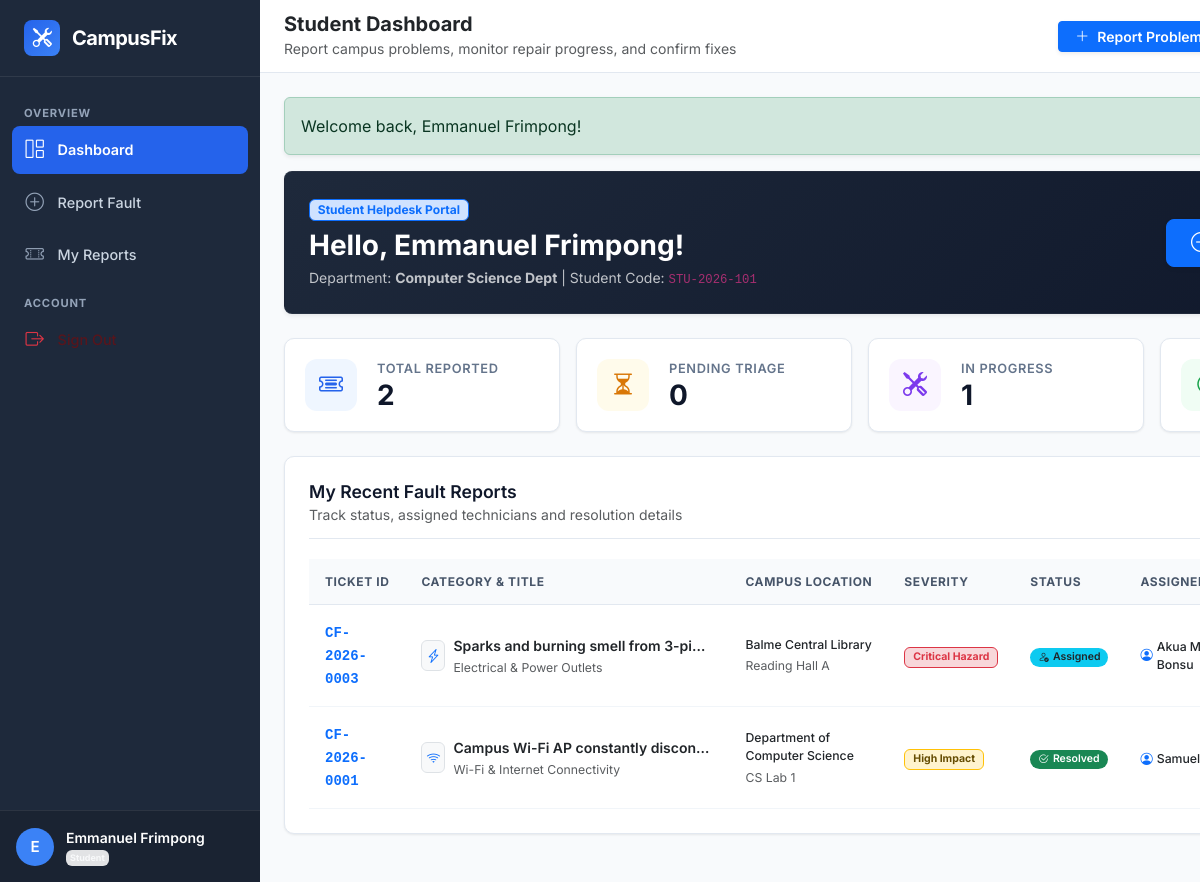
The app's page /student/dashboard.php (signed in) with its own data.
### tables this page shows
CREATE TABLE `tickets` (
  `id` INT UNSIGNED NOT NULL AUTO_INCREMENT,
  `ticket_number` VARCHAR(30) NOT NULL COMMENT 'Human-readable unique ID, e.g., CF-2026-0001',
  `reporter_id` INT UNSIGNED NOT NULL,
  `category_id` INT UNSIGNED NOT NULL,
  `location_id` INT UNSIGNED NOT NULL,
  `location_details` VARCHAR(255) DEFAULT NULL COMMENT 'Extra specific notes e.g. Near 3rd window from left',
  `title` VARCHAR(200) NOT NULL,
  `description` TEXT NOT NULL,
  `severity` ENUM('low', 'medium', 'high', 'critical') NOT NULL DEFAULT 'medium',
  `priority` ENUM('low', 'medium', 'high', 'urgent') NOT NULL DEFAULT 'medium',
  `status` ENUM('pending', 'assigned', 'in_progress', 'resolved', 'closed', 'reopened', 'cancelled') NOT NULL DEFAULT 'pending',
  `assigned_to` INT UNSIGNED DEFAULT NULL COMMENT 'Technician currently assigned',
  `assigned_at` DATETIME DEFAULT NULL,
  `resolved_at` DATETIME DEFAULT NULL,
  `closed_at` DATETIME DEFAULT NULL,
  `resolution_notes` TEXT DEFAULT NULL COMMENT 'Summary of repair work done by technician',
  `satisfaction_rating` TINYINT UNSIGNED DEFAULT NULL COMMENT '1 to 5 star rating by student reporter upon resolution',
  `satisfaction_feedback` TEXT DEFAULT NULL,
  `billing_amount` DECIMAL(10,2) NOT NULL DEFAULT 0.00 COMMENT 'Repair/Material surcharge if billable',
  `billing_description` VARCHAR(255) DEFAULT NULL COMMENT 'Reason for surcharge (e.g. Replacement Lamp/Cable)',
  `payment_status` ENUM('not_required', 'pending', 'paid', 'waived') NOT NULL DEFAULT 'not_required',
  `created_at` DATETIME NOT NULL DEFAULT CURRENT_TIMESTAMP,
  `updated_at` DATETIME NOT NULL DEFAULT CURRENT_TIMESTAMP ON UPDATE CURRENT_TIMESTAMP,
  PRIMARY KEY (`id`),
  UNIQUE KEY `uk_tickets_ticket_number` (`ticket_number`),
  KEY `idx_tickets_reporter` (`reporter_id`),
  KEY `idx_tickets_assigned_to` (`assigned_to`),
  KEY `idx_tickets_category` (`category_id`),
  KEY `idx_tickets_location` (`location_id`),
  KEY `idx_tickets_status` (`status`),
  KEY `idx_tickets_payment_status` (`payment_status`),
  KEY `idx_tickets_severity` (`severity`),
  KEY `idx_tickets_priority` (`priority`),
  KEY `idx_tickets_created_at` (`created_at`),
  CONSTRAINT `fk_tickets_reporter` FOREIGN KEY (`reporter_id`) REFERENCES `users` (`id`) ON UPDATE CASCADE,
  CONSTRAINT `fk_tickets_assigned_to` FOREIGN KEY (`assigned_to`) REFERENCES `users` (`id`) ON DELETE SET NULL ON UPDATE CASCADE,
  CONSTRAINT `fk_tickets_category` FOREIGN KEY (`category_id`) REFERENCES `categories` (`id`) ON UPDATE CASCADE,
  CONSTRAINT `fk_tickets_location` FOREIGN KEY (`location_id`) REFERENCES `campus_locations` (`id`) ON UPDATE CASCADE
);

CREATE TABLE `categories` (
  `id` INT UNSIGNED NOT NULL AUTO_INCREMENT,
  `name` VARCHAR(100) NOT NULL,
  `slug` VARCHAR(100) NOT NULL,
  `description` TEXT DEFAULT NULL,
  `department_in_charge` VARCHAR(100) DEFAULT 'General Services',
  `icon` VARCHAR(50) DEFAULT 'bi-gear' COMMENT 'Bootstrap Icon class name',
  `color_code` VARCHAR(20) DEFAULT '#0d6efd' COMMENT 'Hex color code for UI badges',
  `is_active` TINYINT(1) NOT NULL DEFAULT 1,
  `created_at` DATETIME NOT NULL DEFAULT CURRENT_TIMESTAMP,
  PRIMARY KEY (`id`),
  UNIQUE KEY `uk_categories_name` (`name`),
  UNIQUE KEY `uk_categories_slug` (`slug`),
  KEY `idx_categories_is_active` (`is_active`)
);

CREATE TABLE `campus_locations` (
  `id` INT UNSIGNED NOT NULL AUTO_INCREMENT,
  `building_name` VARCHAR(100) NOT NULL,
  `building_code` VARCHAR(20) NOT NULL,
  `floor` VARCHAR(50) NOT NULL COMMENT 'Ground Floor, 1st Floor, 2nd Floor, etc.',
  `room_number` VARCHAR(50) DEFAULT NULL COMMENT 'Room CS-101, Reading Hall A, etc.',
  `area_description` VARCHAR(255) DEFAULT NULL,
  `is_active` TINYINT(1) NOT NULL DEFAULT 1,
  `created_at` DATETIME NOT NULL DEFAULT CURRENT_TIMESTAMP,
  PRIMARY KEY (`id`),
  KEY `idx_locations_building_code` (`building_code`),
  KEY `idx_locations_is_active` (`is_active`)
);

CREATE TABLE `users` (
  `id` INT UNSIGNED NOT NULL AUTO_INCREMENT,
  `user_code` VARCHAR(30) NOT NULL COMMENT 'Unique identifier (e.g., ADM-2026-001, TECH-2026-001, STU-2026-101)',
  `full_name` VARCHAR(100) NOT NULL,
  `email` VARCHAR(150) NOT NULL,
  `phone` VARCHAR(25) DEFAULT NULL,
  `password_hash` VARCHAR(255) NOT NULL,
  `role` ENUM('student', 'technician', 'admin') NOT NULL DEFAULT 'student',
  `department` VARCHAR(100) DEFAULT NULL COMMENT 'Academic department or technical unit',
  `status` ENUM('active', 'inactive', 'suspended') NOT NULL DEFAULT 'active',
  `avatar` VARCHAR(255) DEFAULT NULL COMMENT 'Path to profile image or avatar',
  `reset_token` VARCHAR(100) DEFAULT NULL,
  `reset_token_expires_at` DATETIME DEFAULT NULL,
  `created_at` DATETIME NOT NULL DEFAULT CURRENT_TIMESTAMP,
  `updated_at` DATETIME NOT NULL DEFAULT CURRENT_TIMESTAMP ON UPDATE CURRENT_TIMESTAMP,
  PRIMARY KEY (`id`),
  UNIQUE KEY `uk_users_user_code` (`user_code`),
  UNIQUE KEY `uk_users_email` (`email`),
  KEY `idx_users_role_status` (`role`, `status`)
);

### includes/auth_guard.php (called while the page is built, shortened)
<?php
function current_user(): ?array
{
    return $_SESSION['user'] ?? null;
}

### student/dashboard.php (the view, shortened to what this page needs)
<?php
require_once __DIR__ . '/../includes/auth_guard.php';
require_once __DIR__ . '/../includes/functions.php';
$user = current_user();
$totalReports = 0;
$pendingReports = 0;
$inProgressReports = 0;
$recentTickets = [];
try {
    $pdo = get_db_connection();
    $metricStmt = $pdo->prepare("
        SELECT
            COUNT(*) as total,
            SUM(CASE WHEN status = 'pending' THEN 1 ELSE 0 END) as pending_cnt,
            SUM(CASE WHEN status IN ('assigned', 'in_progress', 'reopened') THEN 1 ELSE 0 END) as in_progress_cnt,
            SUM(CASE WHEN status IN ('resolved', 'closed') THEN 1 ELSE 0 END) as resolved_cnt
        FROM tickets
        WHERE reporter_id = ?
    ");
    $metricStmt->execute([$user['id']]);
    $metrics = $metricStmt->fetch();
    $totalReports = (int) ($metrics['total'] ?? 0);
    $pendingReports = (int) ($metrics['pending_cnt'] ?? 0);
    $inProgressReports = (int) ($metrics['in_progress_cnt'] ?? 0);
    $ticketStmt = $pdo->prepare("
        SELECT t.*, c.name as category_name, c.icon as category_icon, c.color_code as category_color,
               l.building_name, l.room_number,
               u.full_name as technician_name
        FROM tickets t
        JOIN categories c ON t.category_id = c.id
        JOIN campus_locations l ON t.location_id = l.id
        LEFT JOIN users u ON t.assigned_to = u.id
        WHERE t.reporter_id = ?
        ORDER BY t.created_at DESC
        LIMIT 8
    ");
    $ticketStmt->execute([$user['id']]);
    $recentTickets = $ticketStmt->fetchAll();
} catch (Exception $e) {
    flash_message('danger', 'Unable to query database: ' . $e->getMessage());
}
include_once INCLUDES_PATH . 'header.php';
include_once INCLUDES_PATH . 'sidebar.php';
?>
<div class="d-flex flex-column flex-1 w-100">
    <?php include_once INCLUDES_PATH . 'navbar.php'; ?>
    <div class="container-fluid px-0">
        <div class="p-4 rounded-3 mb-4 text-white shadow-sm" style="background: linear-gradient(135deg, #1e293b 0%, #0f172a 100%); border: 1px solid rgba(255,255,255,0.05);">
            <div class="row align-items-center g-3">
                <div class="col-lg-8">
                    <span class="badge bg-primary-subtle text-primary border border-primary mb-2">Student Helpdesk Portal</span>
                    <h3 class="fw-bold mb-1">Hello, <?= htmlspecialchars($user['full_name']) ?>!</h3>
                    <p class="text-light opacity-75 mb-0 small">
                        Department: <strong><?= htmlspecialchars($user['department'] ?? 'General Student') ?></strong> | Student Code: <code><?= htmlspecialchars($user['user_code']) ?></code>
                    </p>
                </div>
                <div class="col-lg-4 text-lg-end">
                    <a href="<?= BASE_URL ?>student/report-fault.php" class="btn btn-primary btn-lg fw-semibold shadow-sm px-4">
                        <i class="bi bi-plus-circle me-1"></i> Report New Fault
                    </a>
                </div>
            </div>
        </div>
        <div class="row g-3 mb-4">
            <div class="col-sm-6 col-xl-3">
                <div class="kpi-card">
                    <div class="kpi-icon blue"><i class="bi bi-ticket-detailed"></i></div>
                    <div class="kpi-content">
                        <h6>Total Reported</h6>
                        <div class="kpi-value"><?= $totalReports ?></div>
                    </div>
                </div>
            </div>
            <div class="col-sm-6 col-xl-3">
                <div class="kpi-card">
                    <div class="kpi-icon amber"><i class="bi bi-hourglass-split"></i></div>
                    <div class="kpi-content">
                        <h6>Pending Triage</h6>
                        <div class="kpi-value"><?= $pendingReports ?></div>
                    </div>
                </div>
            </div>
            <div class="col-sm-6 col-xl-3">
                <div class="kpi-card">
                    <div class="kpi-icon purple"><i class="bi bi-tools"></i></div>
                    <div class="kpi-content">
                        <h6>In Progress</h6>
                        <div class="kpi-value"><?= $inProgressReports ?></div>
                    </div>
                </div>
            </div>
            <div class="col-sm-6 col-xl-3">
                <div class="kpi-card">
                    <div class="kpi-icon green"><i class="bi bi-check2-circle"></i></div>
                </div>
            </div>
        </div>
        <div class="cf-card">
            <div class="cf-card-header">
                <div>
                    <h5 class="cf-card-title">My Recent Fault Reports</h5>
                    <small class="text-muted">Track status, assigned technicians and resolution details</small>
                </div>
            </div>
            <?php if (empty($recentTickets)): ?>
                <div class="empty-state">
                    <div class="empty-state-icon"><i class="bi bi-clipboard2-check"></i></div>
                    <h5 class="empty-state-title">No Maintenance Reports Filed Yet</h5>
                    <p class="empty-state-text">
                        Notice an IT fault or physical damage on campus? Click the button below to alert our technical service teams.
                    </p>
                    <a href="<?= BASE_URL ?>student/report-fault.php" class="btn btn-primary fw-semibold">
                        <i class="bi bi-plus-lg me-1"></i> Report a Problem
                    </a>
                </div>
            <?php else: ?>
                <div class="table-responsive">
                    <table class="cf-table">
                        <thead>
                            <tr>
                                <th>Ticket ID</th>
                                <th>Category & Title</th>
                                <th>Campus Location</th>
                                <th>Severity</th>
                                <th>Status</th>
                                <th>Assigned Tech</th>
                            </tr>
                        </thead>
                        <tbody>
                            <?php foreach ($recentTickets as $ticket): ?>
                                <tr>
                                    <td>
                                        <a href="<?= BASE_URL ?>student/ticket-details.php?id=<?= $ticket['id'] ?>" class="fw-bold text-primary font-monospace text-decoration-none">
                                            <?= htmlspecialchars($ticket['ticket_number']) ?>
                                        </a>
                                    </td>
                                    <td>
                                        <div class="d-flex align-items-center gap-2">
                                            <span class="p-1 rounded-2 bg-light border text-primary">
                                                <i class="bi <?= htmlspecialchars($ticket['category_icon']) ?>"></i>
                                            </span>
                                            <div>
                                                <div class="fw-semibold text-dark text-truncate" style="max-width: 260px;">
                                                    <?= htmlspecialchars($ticket['title']) ?>
                                                </div>
                                                <small class="text-muted"><?= htmlspecialchars($ticket['category_name']) ?></small>
                                            </div>
                                        </div>
                                    </td>
                                    <td>
                                        <div class="text-dark small fw-medium"><?= htmlspecialchars($ticket['building_name']) ?></div>
                                        <small class="text-muted"><?= htmlspecialchars($ticket['room_number'] ?? 'General Area') ?></small>
                                    </td>
                                    <td><?= render_severity_badge($ticket['severity']) ?></td>
                                    <td><?= render_status_badge($ticket['status']) ?></td>
                                    <td>
                                        <?php if (!empty($ticket['technician_name'])): ?>
                                            <span class="small text-dark fw-medium d-inline-flex align-items-center gap-1">
                                                <i class="bi bi-person-circle text-primary"></i> <?= htmlspecialchars($ticket['technician_name']) ?>
                                            </span>
                                        <?php else: ?>
                                            <span class="text-muted small fst-italic">Awaiting Assignment</span>
                                        <?php endif; ?>
                                    </td>
                                </tr>
                            <?php endforeach; ?>
                        </tbody>
                    </table>
                </div>
            <?php endif; ?>
        </div>
    </div>
</div>
<?php include_once INCLUDES_PATH . 'footer.php'; ?>

### includes/functions.php (shortened to what this page needs)
<?php
require_once __DIR__ . '/auth_guard.php';
function render_status_badge(string $status): string
{
    $statusMap = [
        'pending'     => ['class' => 'bg-warning text-dark', 'icon' => 'bi-clock-history', 'label' => 'Pending'],
        'assigned'    => ['class' => 'bg-info text-dark',    'icon' => 'bi-person-check',  'label' => 'Assigned'],
        'in_progress' => ['class' => 'bg-primary text-white', 'icon' => 'bi-tools',         'label' => 'In Progress'],
        'resolved'    => ['class' => 'bg-success text-white', 'icon' => 'bi-check2-circle', 'label' => 'Resolved'],
        'closed'      => ['class' => 'bg-secondary text-white', 'icon' => 'bi-lock',        'label' => 'Closed'],
        'reopened'    => ['class' => 'bg-danger text-white',  'icon' => 'bi-arrow-clockwise', 'label' => 'Reopened'],
        'cancelled'   => ['class' => 'bg-dark text-white',    'icon' => 'bi-x-circle',      'label' => 'Cancelled']
    ];
    $cfg = $statusMap[strtolower($status)] ?? ['class' => 'bg-secondary text-white', 'icon' => 'bi-question-circle', 'label' => ucfirst($status)];
    return sprintf(
        '<span class="badge %s px-2 py-1 rounded-pill fw-semibold d-inline-flex align-items-center gap-1"><i class="bi %s"></i> %s</span>',
        $cfg['class'],
        $cfg['icon'],
        htmlspecialchars($cfg['label'])
    );
}
function render_severity_badge(string $severity): string
{
    $map = [
        'low'      => ['class' => 'border border-secondary text-secondary', 'label' => 'Low Impact'],
        'medium'   => ['class' => 'border border-primary text-primary',       'label' => 'Medium Impact'],
        'high'     => ['class' => 'border border-warning text-warning-emphasis bg-warning-subtle', 'label' => 'High Impact'],
        'critical' => ['class' => 'border border-danger text-danger bg-danger-subtle fw-bold',   'label' => 'Critical Hazard']
    ];
    $cfg = $map[strtolower($severity)] ?? ['class' => 'badge bg-secondary', 'label' => ucfirst($severity)];
    return sprintf('<span class="badge %s px-2 py-1 rounded-2">%s</span>', $cfg['class'], htmlspecialchars($cfg['label']));
}

### records on screen
tickets: ticket_number "CF-2026-0003", title "Sparks and burning smell from 3-pi…", category.name "Electrical & Power Outlets", location.building_name "Balme Central Library", location.room_number "Reading Hall A", severity "Critical Hazard", status "Assigned", assigned_to.full_name "Akua…"
tickets: ticket_number "CF-2026-0001", title "Campus Wi-Fi AP constantly discon…", category.name "Wi-Fi & Internet Connectivity", location.building_name "Department of Computer Science", location.room_number "CS Lab 1", severity "High Impact", status "Resolved", assigned_to.full_name "Samuel…"

### other values on screen
substr($user['full_name'], 0, 1) "E"
$user['full_name'] "Emmanuel Frimpong"
$user['role'] "Student"
$pageHeading "Student Dashboard"
$pageSubtitle "Report campus problems, monitor repair progress, and confirm fixes"
$f['message'] "Welcome back, Emmanuel Frimpong!"
$user['department'] "Computer Science Dept"
$user['user_code'] "STU-2026-101"
$totalReports "2"
$pendingReports "0"
$inProgressReports "1"
